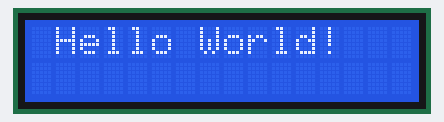
The sketch below on a simulated Arduino Uno, built with avr-gcc and run on an emulated ATmega328P. Shown: 16×2 character LCD.

Above: at 0.1 s.
At 1.1 s:
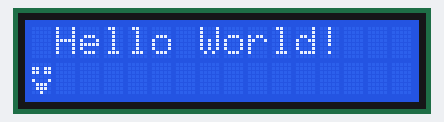

The sketch:

LCD_Redo.ino
```cpp
#include <LiquidCrystal.h>

LiquidCrystal lcd(12, 11, 5, 4, 3, 2); // RS, E, D4, D5, D6, D7

byte customChar[] = {
  B00000,
  B11011,
  B11011,
  B00000,
  B10001,
  B01110,
  B01110,
  B00100
};

int i = 0;

void setup() {
  lcd.begin(16, 2);

}

void loop() {

  //for(int i = 0; i < 16; i++){}

    lcd.setCursor(1, 0);
    lcd.print("Hello World!");
    //lcd.setCursor(8, 1);
    //lcd.print("Hello Again!");

    lcd.createChar(0, customChar);
    //what does lcd.home do?
    // is it necessary to print the characters or other things

    //lcd.home();
    delay(500);

    //lcd.write(byte(0));
    delay(500);

    //to move the characters around:
    lcd.setCursor(i, 1);
    lcd.write(8);
    //i = i + 1;
    delay(500);
    //lcd.clear();
    if(i >= 16){
      i = 0;
    }

    // find out what lcd clear does to the display.
    //---> figure out how to clear the screen of all the text
    //lcd.clear();
    //how to move the img

  }
```
